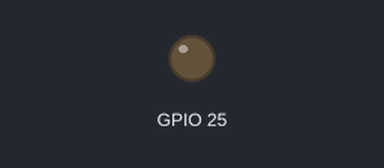
The sketch below on a simulated ESP32. Shown: output pins drawn as LEDs (lit = HIGH).

Above: at 0.0 s.
Timing chart, 0 to 1.5 s (numbered marks = the images above):
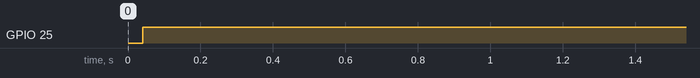

The sketch:

DAC_1.ino
```cpp
void setup() {
  //Serial.begin(115200);
}

void loop() {
  for (int i = 0; i < 256; i++) {
    dacWrite(25, i);
    //delay(1);
  }

}
```

Measured:
- by itself, GPIO 25: LOW → HIGH at 0.04 s
